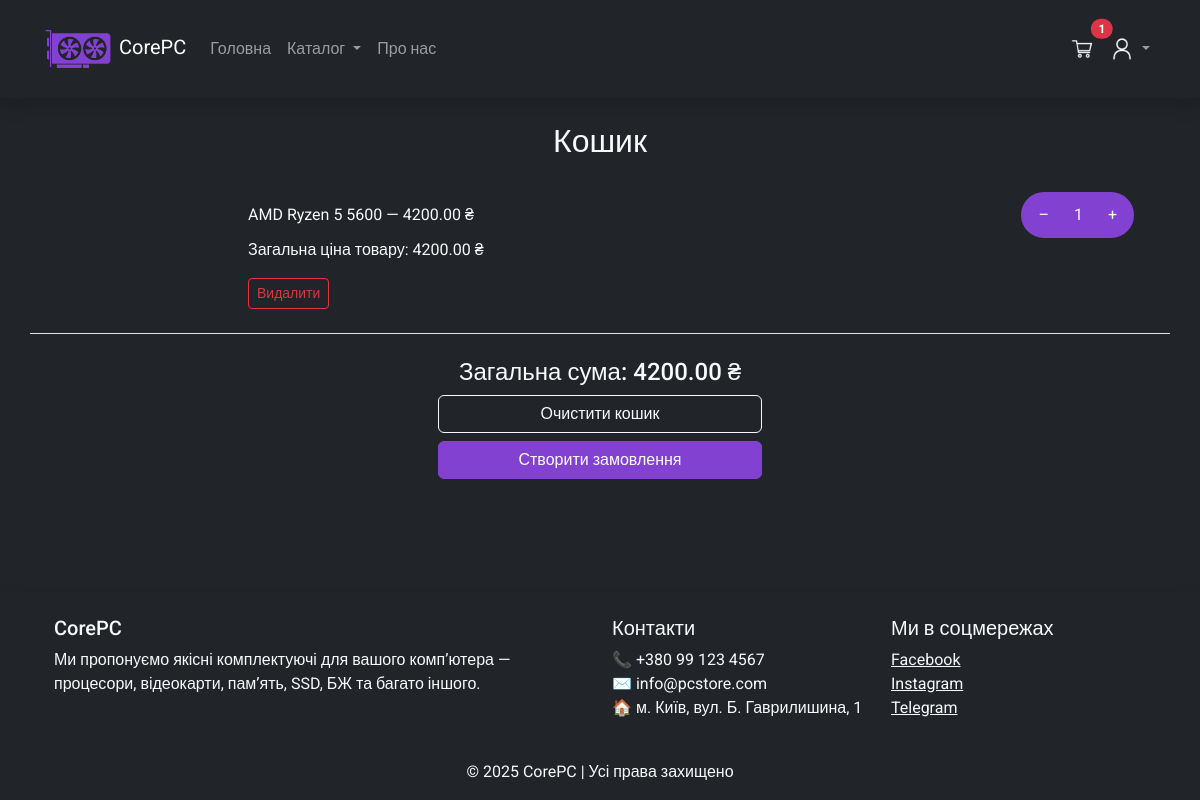
The page /cart/ (signed in) on the database as committed earlier.
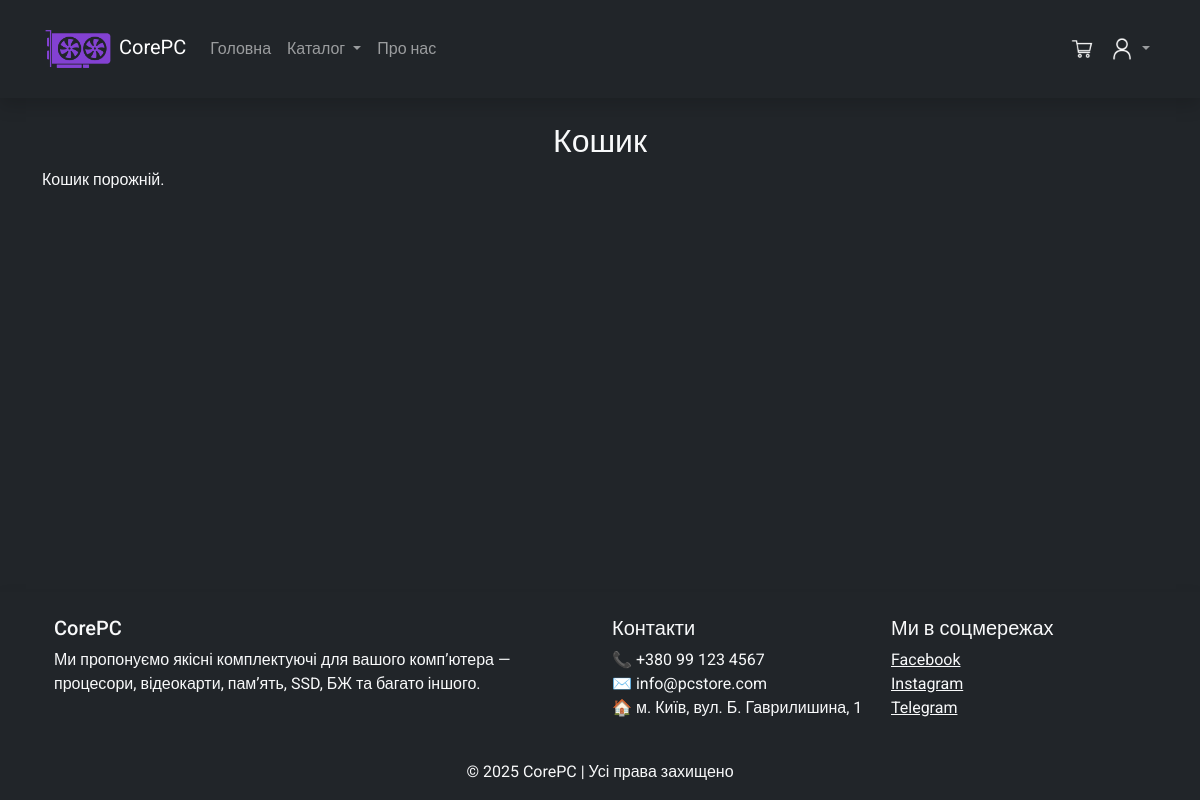
The same page on the database as committed later.
### cart/models.py (models this page shows)
class CartItem(models.Model):
    user = models.ForeignKey(User, on_delete=models.CASCADE)
    product = models.ForeignKey('components.Product', on_delete=models.CASCADE)
    quantity = models.PositiveIntegerField(default=1)
    class Meta:
        unique_together = ('user', 'product')

### components/models.py (models this page shows)
class Product(models.Model):
    name = models.CharField(max_length=255)
    display_name = models.CharField(max_length=255)
    price = models.DecimalField(max_digits=20, decimal_places=2)
    quantity = models.IntegerField()
    image = models.CharField(max_length=255)
    def __str__(self):
        return self.display_name

### cart/views.py (the view)
# urls.py: path('', views.view_cart, name='view_cart'),
def view_cart(request):
    if not request.user.is_authenticated:
        messages.error(request, "Вам потрібно увійти в систему, щоб переглянути кошик.")
        return redirect(request.META.get('HTTP_REFERER', '/'))
    cart_items = CartItem.objects.filter(user=request.user)
    for item in cart_items:
        item.total_price = item.product.price * item.quantity
    total_price = sum(item.product.price * item.quantity for item in cart_items)
    context = {
        'cart_items': cart_items,
        'total_price': total_price,
    }
    return render(request, 'cart/cart.html', context)

### cart/context_processors.py (called while the page is built)
def cart_item_count(request):
    count = 0
    if request.user.is_authenticated:
        count = CartItem.objects.filter(user=request.user).count()
    else:
        cart = request.session.get('cart', {})
        count = sum(cart.values())
    return {'cart_item_count': count}

### templates/cart/cart.html (shortened to what this page needs)
{% load static %}
<!DOCTYPE html>
<html lang="uk">
<head>
    <link rel="stylesheet" href="{% static 'css/main.css' %}">
    <link rel="stylesheet" href="{% static 'css/font.css' %}">
</head>
<body class="d-flex flex-column min-vh-100 bg-dark text-light">
    {% include 'header.html' %}
<div class="container my-4">
    <h2 class="text-light text-center">Кошик</h2>
    {% if cart_items %}
            {% for item in cart_items %}
            <div class="row border-bottom p-4">
                <div class="col-md-2 align-items-center d-flex justify-content-center">
                </div>
                <div class="col-md-10">
                    <div class="list-group-item d-flex justify-content-between align-items-center bg-dark text-light">
                        {{ item.product }} — {{ item.product.price }} ₴
                        <div class="align-items-center bg-mainpurple border border-mainpurple border-4 rounded-pill p-0" role="group">
                            <a href="{% url 'decrease_quantity' item.id %}" class="btn btn-mainpurple rounded-end rounded-pill">–</a>
                            <span class="mx-2">{{ item.quantity }}</span>
                            <a href="{% url 'increase_quantity' item.id %}" class="btn btn-mainpurple rounded-start rounded-pill">+</a>
                        </div>
                    </div>
                    <p class="p-0 m-0">Загальна ціна товару: {{ item.total_price }} ₴</p>
                    <a href="{% url 'remove_from_cart' item.id %}" class="btn btn-outline-danger btn-sm mt-3">Видалити</a>
                </div>
            </div>
            {% endfor %}
            <div class="col-lg-4 p-4 mx-auto align-items-center text-center">
                <h4 class="text-light mb-2">Загальна сума: {{ total_price }} ₴</h4>
                <a href="/cart/clear_cart/" class="btn btn-outline-light w-100 mb-2">Очистити кошик</a><br>
                <a href="/order/checkout/" class="btn btn-mainpurple w-100 mb-2">Створити замовлення</a>
            </div>
    {% else %}
        <p class="text-light">Кошик порожній.</p>
    {% endif %}
</div>
{% include 'footer.html' %}
</body>
</html>

### templates/header.html (shortened to what this page needs)
{% load static %}
<nav class="sticky-top navbar navbar-expand-lg navbar-dark bg-dark shadow">
    <div class="container">
      <a class="navbar-brand" href="/">
        <img src="{% static 'images/logo.png' %}" alt="" height="72px" width="72px">
        CorePC
    </a>
      <div class="collapse navbar-collapse" id="navbarNav">
        <ul class="navbar-nav me-auto">
          <li class="nav-item">
            <a class="nav-link {% if request.path == '/' %} text-mainpurple {% endif %}" href="/">Головна</a>
          </li>
          <li class="nav-item dropdown">
            <a class="nav-link dropdown-toggle {% if request.path|slice:':11' == '/components' %} text-mainpurple {% endif %}" href="#" id="navbarDarkDropdown" role="button" data-bs-toggle="dropdown" aria-expanded="false">
              Каталог
            </a>
          </li>
          <li class="nav-item">
            <a class="nav-link" href="/#about">Про нас</a>
          </li>
        </ul>
        <ul class="navbar-nav ms-auto">
          <li class="nav-item mr-4">
            <a class="nav-link position-relative" href="/cart/">
                <img src="{% static 'images/cart.png' %}" alt="" height="24px" width="24px">
                {% if cart_item_count > 0 %}
                  <span class="badge bg-danger rounded-pill position-absolute top-0 start-100 translate-middle">
                    {{ cart_item_count }}
                  </span>
                {% endif %}
            </a>
          </li>
          <li class="nav-item dropdown">
            <a class="nav-link dropdown-toggle" href="#" id="userDropdown" role="button" data-bs-toggle="dropdown">
                <img src="{% static 'images/person.png' %}" alt="" height="24px" width="24px">
            </a>
          </li>
        </ul>
      </div>
    </div>
  </nav>
  <div class="toast-container position-fixed top-2 end-0 p-3" style="z-index: 1100;">
  </div>

### templates/footer.html (shortened to what this page needs)
<footer class="bg-dark text-light text-center text-lg-start mt-auto shadow">
    <div class="container p-4">
      <div class="row">
        <div class="col-lg-6 col-md-12 mb-4 mb-md-0 text-start">
          <h5>CorePC</h5>
          <p>
            Ми пропонуємо якісні комплектуючі для вашого комп’ютера — процесори, відеокарти, пам’ять, SSD, БЖ та багато іншого.
          </p>
        </div>
        <div class="col-lg-3 col-md-6 mb-4 mb-md-0 text-start">
          <h5>Контакти</h5>
          <ul class="list-unstyled mb-0">
            <li>📞 +380 99 123 4567</li>
            <li>✉️ info@pcstore.com</li>
            <li>🏠 м. Київ, вул. Б. Гаврилишина, 1</li>
          </ul>
        </div>
        <div class="col-lg-3 col-md-6 mb-4 mb-md-0 text-start">
          <h5>Ми в соцмережах</h5>
          <a href="#" class="me-3 text-reset"> Facebook</a><br>
          <a href="#" class="me-3 text-reset"> Instagram</a><br>
          <a href="#" class="me-3 text-reset"> Telegram</a>
        </div>
      </div>
    </div>
    <div class="text-center p-3">
      © 2025 CorePC | Усі права захищено
    </div>
  </footer>

Rows that differ between the two databases and show on the page:
removed CartItem: product "AMD Ryzen 5 5600", product.price "4200.00", quantity "1", total_price "4200.00"
Other text that changed with them:
{{ cart_item_count }}: "1" → (not shown)
{{ total_price }}: "4200.00" → (not shown)
text no longer shown: "Загальна сума: ₴ Очистити кошик Створити замовлення"
text now shown: "Кошик порожній."
